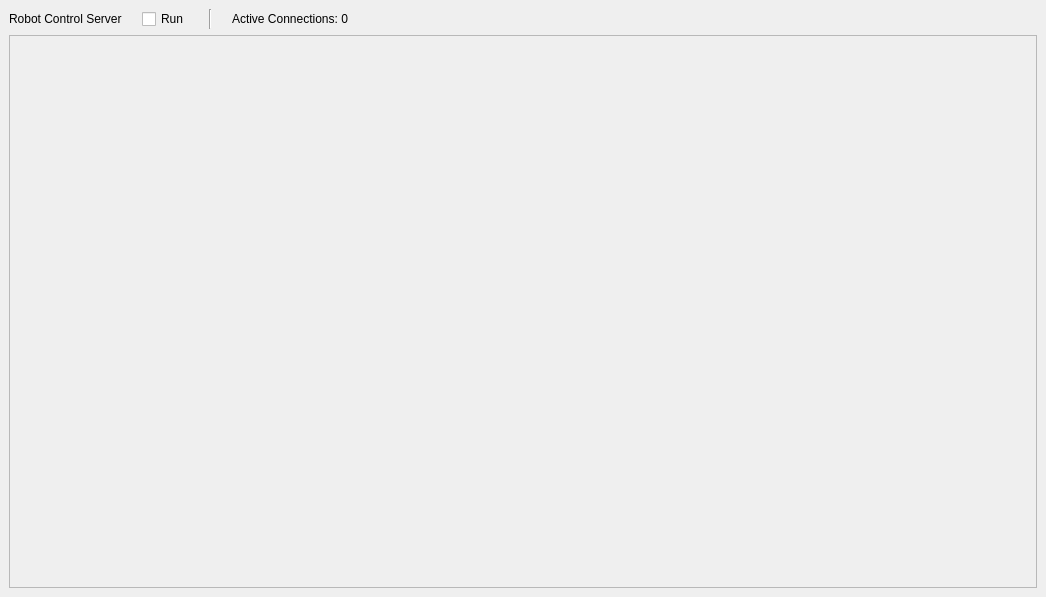
<?xml version="1.0" encoding="UTF-8"?>
<ui version="4.0">
 <class>MainWindow</class>
 <widget class="QMainWindow" name="MainWindow">
  <property name="geometry">
   <rect>
    <x>0</x>
    <y>0</y>
    <width>1046</width>
    <height>597</height>
   </rect>
  </property>
  <property name="windowTitle">
   <string>MainWindow</string>
  </property>
  <widget class="QWidget" name="centralwidget">
   <property name="minimumSize">
    <size>
     <width>1046</width>
     <height>0</height>
    </size>
   </property>
   <layout class="QVBoxLayout" name="verticalLayout_2">
    <item>
     <layout class="QHBoxLayout" name="horizontalLayout">
      <property name="spacing">
       <number>20</number>
      </property>
      <item>
       <widget class="QLabel" name="app_name_label">
        <property name="text">
         <string>Robot Control Server</string>
        </property>
       </widget>
      </item>
      <item>
       <widget class="QCheckBox" name="checkBox">
        <property name="text">
         <string>Run</string>
        </property>
       </widget>
      </item>
      <item>
       <widget class="Line" name="line">
        <property name="orientation">
         <enum>Qt::Vertical</enum>
        </property>
       </widget>
      </item>
      <item>
       <widget class="QLabel" name="label_2">
        <property name="text">
         <string>Active Connections: 0</string>
        </property>
       </widget>
      </item>
      <item>
       <spacer name="horizontalSpacer">
        <property name="orientation">
         <enum>Qt::Horizontal</enum>
        </property>
        <property name="sizeHint" stdset="0">
         <size>
          <width>40</width>
          <height>20</height>
         </size>
        </property>
       </spacer>
      </item>
     </layout>
    </item>
    <item>
     <widget class="QScrollArea" name="scrollArea">
      <property name="widgetResizable">
       <bool>true</bool>
      </property>
      <widget class="QWidget" name="scrollAreaWidgetContents">
       <property name="geometry">
        <rect>
         <x>0</x>
         <y>0</y>
         <width>1026</width>
         <height>549</height>
        </rect>
       </property>
       <layout class="QVBoxLayout" name="verticalLayout"/>
      </widget>
     </widget>
    </item>
   </layout>
  </widget>
 </widget>
 <resources/>
 <connections/>
</ui>
